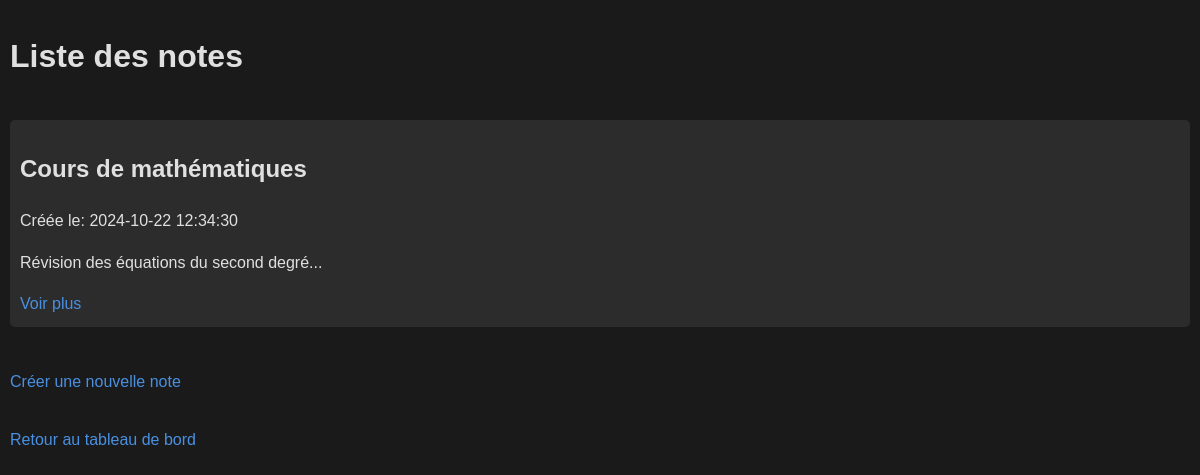
Screenshot of /index.php?action=list_notes&categorie_id=1 (signed in) with the database file from the repository.
### tables this page shows
CREATE TABLE IF NOT EXISTS notes (
    id INT AUTO_INCREMENT PRIMARY KEY,
    etudiant_id INT NOT NULL,
    categorie_id INT,
    titre VARCHAR(100) NOT NULL,
    contenu TEXT NOT NULL,
    date_creation DATETIME DEFAULT CURRENT_TIMESTAMP,
    date_modification DATETIME DEFAULT CURRENT_TIMESTAMP ON UPDATE CURRENT_TIMESTAMP,
    FOREIGN KEY (etudiant_id) REFERENCES etudiants(id) ON DELETE CASCADE,
    FOREIGN KEY (categorie_id) REFERENCES categories(id) ON DELETE SET NULL
);

### controllers/NoteController.php (called while the page is built, shortened)
<?php
require_once 'models/Note.php';
class NoteController {
    private $note;
    public function __construct($db) {
        $this->note = new Note($db);
    }
    public function listNotes($etudiant_id, $categorie_id = null) {
        return $this->note->getNotesForEtudiant($etudiant_id, $categorie_id);
    }
}

### models/Note.php (called while the page is built, shortened)
<?php
class Note {
    private $conn;
    private $table_name = "notes";
    public function __construct($db) {
        $this->conn = $db;
    }
    public function getNotesForEtudiant($etudiant_id, $categorie_id = null) {
        $query = "SELECT * FROM " . $this->table_name . " WHERE etudiant_id = ?";
        $params = [$etudiant_id];
        if ($categorie_id !== null) {
            $query .= " AND categorie_id = ?";
            $params[] = $categorie_id;
        }
        $query .= " ORDER BY date_creation DESC";
        $stmt = $this->conn->prepare($query);
        foreach ($params as $i => $param) {
            $stmt->bindValue($i + 1, $param);
        }
        $stmt->execute();
        return $stmt->fetchAll(PDO::FETCH_ASSOC);
    }
}

### views/note/list_notes.php (the view, shortened to what this page needs)
<!DOCTYPE html>
<html lang="fr">
<head>
    <link rel="stylesheet" href="public/css/style.css">
</head>
<body>
    <h1>Liste des notes</h1>
    <?php if (empty($notes)): ?>
        <p>Vous n'avez pas encore de notes dans cette catégorie.</p>
    <?php else: ?>
        <ul>
        <?php foreach ($notes as $note): ?>
            <li>
                <h2><?php echo htmlspecialchars($note['titre']); ?></h2>
                <p>Créée le: <?php echo htmlspecialchars($note['date_creation']); ?></p>
                <p><?php echo htmlspecialchars(substr($note['contenu'], 0, 100)) . '...'; ?></p>
                <a href="index.php?action=view_note&id=<?php echo $note['id']; ?>">Voir plus</a>
            </li>
        <?php endforeach; ?>
        </ul>
    <?php endif; ?>
    <p><a href="index.php?action=create_note">Créer une nouvelle note</a></p>
    <p><a href="index.php?action=dashboard">Retour au tableau de bord</a></p>
</body>
</html>

### public/css/style.css (style rules this page uses)
html { scrollbar-width: none; -ms-overflow-style: none; }
body { font-family: 'Arial', sans-serif; line-height: 1.6; margin: 0; padding: 10px; background-color: #1a1a1a; color: #e0e0e0; display: flex; flex-direction: column; min-height: 100vh; overflow-y: scroll; }
ul { list-style-type: none; padding: 0; }
li { background: #2c2c2c; margin-bottom: 10px; padding: 10px; border-radius: 5px; }
a { color: #4a90e2; text-decoration: none; }

### rows the page displays
notes: titre "Cours de mathématiques", date_creation "2024-10-22 12:34:30", contenu "Révision des équations du second degré"
